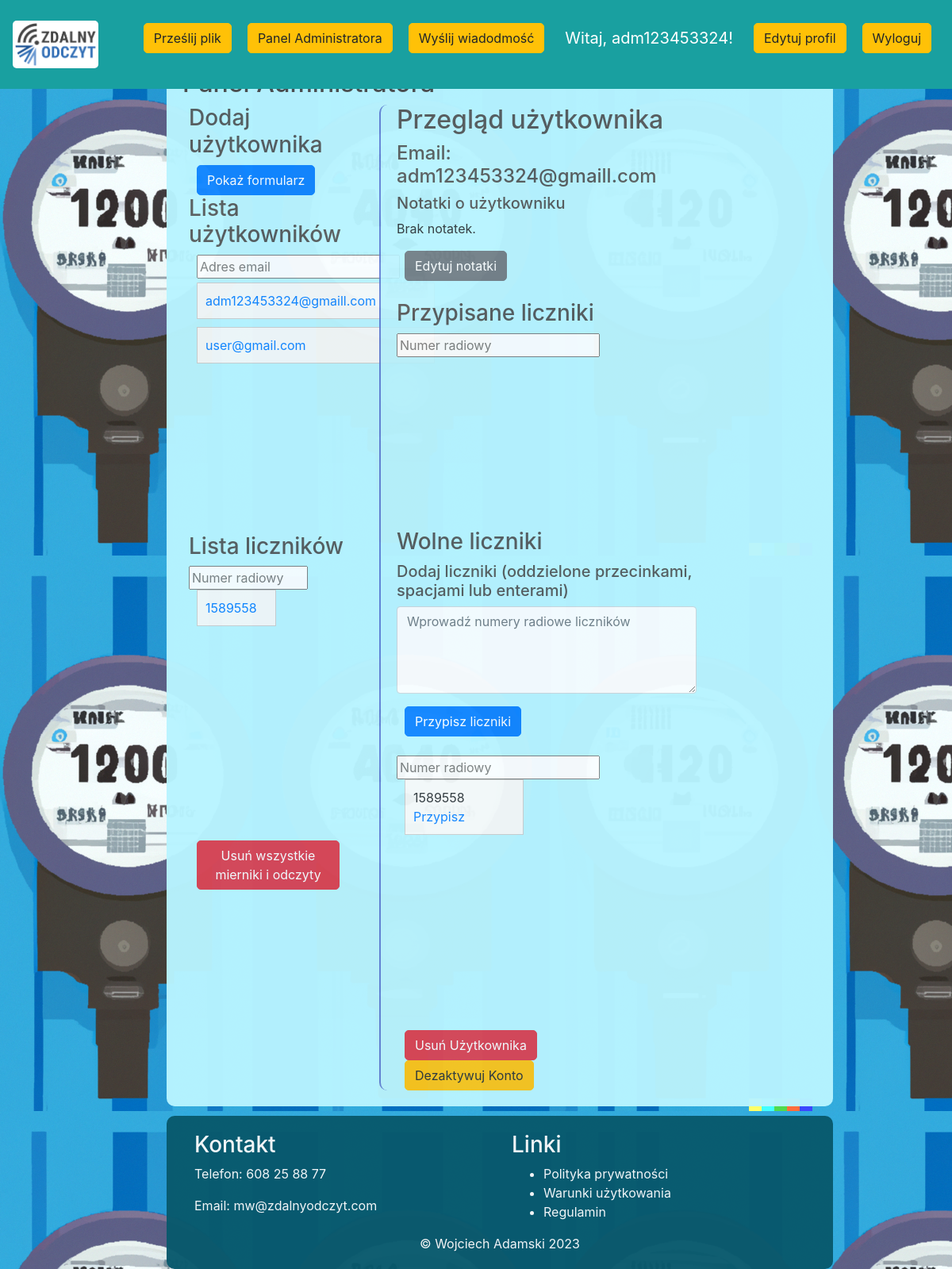
The app's page /user_overview/1 (signed in) with its own data.
### src/models.py (models this page shows, shortened)
class User(UserMixin, db.Model):
    id = db.Column(db.Integer, primary_key=True)
    email = db.Column(db.String(120), unique=True, index=True)
    password_hash = db.Column(db.String(128))
    is_admin = db.Column(db.Boolean, default=False)
    meters = db.relationship('Meter', backref='user', lazy='dynamic')
    is_active = db.Column(db.Boolean, default=True)
    notes = db.Column(db.Text)
    unread_messages = db.Column(db.Integer, default=0)

class Meter(db.Model):
    id = db.Column(db.Integer, primary_key=True)
    radio_number = db.Column(db.String(64), unique=True, index=True)
    type = db.Column(db.String(64))
    user_id = db.Column(db.Integer, db.ForeignKey('user.id'))
    readings = db.relationship('MeterReading', backref='meter', lazy='dynamic')
    name = db.Column(db.String(100), nullable=True)
    events = db.relationship('Event', backref='meter', lazy=True)
    address_id = db.Column(db.Integer, db.ForeignKey('address.id'))
    address = db.relationship('Address', backref='meter', lazy=True)

### src/routes.py (the view)
@main_routes.route('/user_overview/<int:user_id>', methods=['GET', 'POST'])
@admin_required
def user_overview(user_id):
    user = User.query.get(user_id)
    available_meters = Meter.query.filter_by(user_id=None).all()
    unassigned_meters = Meter.query.filter_by(user=None).all()
    user_form = UserForm()
    user_notes_form = UserOverviewForm()  # Dodaj nowy formularz dla notatek
    users = get_all_users()
    meters = Meter.query.all()
    if 'meter_id' in request.form and request.form['meter_id']:
        meter_id = int(request.form.get('meter_id'))
        meter = Meter.query.get(meter_id)
        meter.user = user
        db.session.commit()
        flash('Licznik został pomyślnie przypisany do użytkownika.')
    if user_notes_form.validate_on_submit():
        user.notes = user_notes_form.notes.data
        db.session.commit()
        flash('Notatki zostały zaktualizowane.')
    return render_template(
        'user_overview.html',
        user=user,
        available_meters=available_meters,
        unassigned_meters=unassigned_meters,
        user_form=user_form,
        user_notes_form=user_notes_form,  # Przekaż nowy formularz do szablonu
        users=users,
        meters=meters
    )

### src/forms.py
class UserForm(FlaskForm):
    email = StringField('Email', validators=[DataRequired(), Email()])
    password = PasswordField('Hasło', validators=[DataRequired()])
    confirm_password = PasswordField('Potwierdź hasło', validators=[DataRequired(), EqualTo('password')])
    submit = SubmitField('Dodaj')

class UserOverviewForm(FlaskForm):
    notes = TextAreaField('Notatki')

### src/models.py (called while the page is built)
@login_manager.user_loader
def load_user(user_id):
    return User.query.get(int(user_id))

def get_all_users():
    users = User.query.all()
    user_list = []
    for user in users:
        user_dict = {
            'id': user.id,
            'email': user.email,
            'is_admin': user.is_admin,
        }
        user_list.append(user_dict)
    return user_list

### src/utils.py (called while the page is built)
def admin_required(func):
    @wraps(func)
    def decorated_function(*args, **kwargs):
        if not current_user.is_admin:
            flash('Nie masz uprawnień do tej strony.', 'danger')
            return redirect(url_for('main_routes.home'))
        return func(*args, **kwargs)
    return decorated_function

### templates/user_overview.html (shortened to what this page needs)
{% extends 'admin_panel.html' %}
{% block user %}
    <h2>Przegląd użytkownika</h2>
    <div class="user-info">
        <h4>Email: {{ user.email }}</h4>
        <h5>Notatki o użytkowniku</h5>
    <div id="notes-display-field">
    {% if user.notes and user.notes.strip() != '' %}
        {{ user.notes }}
    {% else %}
        <p>Brak notatek.</p>
    {% endif %}
        <button id="edit-notes-button" class="btn btn-secondary">Edytuj notatki</button>
    </div>
<br>
    <div class="assigned-meters">
        <h3>Przypisane liczniki</h3>
    <input type="text" id="search-meter-input-assigned" placeholder="Numer radiowy">
        <ul class="meter-list limited-list" style="max-height: 200px; max-width: 400px" id="meter-list-assigned">
        </ul>
    </div>
 <h3>Wolne liczniki</h3>
    <h5>Dodaj liczniki (oddzielone przecinkami, spacjami lub enterami)</h5>
<form method="POST" action="{{ url_for('main_routes.assign_meters_to_user', user_id=user.id) }}">
    <div class="form-group">
        <textarea name="meter_list" class="form-control" rows="4" placeholder="Wprowadź numery radiowe liczników"></textarea>
    </div>
    <button type="submit" class="btn btn-primary">Przypisz liczniki</button>
</form>
<br />
<input type="text" id="search-meter-input-2" placeholder="Numer radiowy">
<ul class="user-list limited-list" style="width: 250px" id="meter-list-2">
    {% for meter in unassigned_meters %}
        <li class="meter-item" style="width: 150px">{{ meter.radio_number }} <a href="{{ url_for('main_routes.assign_meter', user_id=user.id, meter_id=meter.id) }}">Przypisz</a></li>
    {% endfor %}
</ul>
    <button class="btn btn-danger" onclick="showPasswordInput()">Usuń Użytkownika</button>
    <br />
    {% if user.is_active %}
        <form method="POST" action="{{ url_for('main_routes.deactivate_user', user_id=user.id) }}">
            <button type="submit" class="btn btn-warning" onclick="return confirm('Czy na pewno chcesz dezaktywować to konto?')">Dezaktywuj Konto</button>
        </form>
    {% else %}
        <form method="POST" action="{{ url_for('main_routes.deactivate_user', user_id=user.id) }}">
            <button type="submit" class="btn btn-success" onclick="return confirm('Czy na pewno chcesz aktywować to konto?')">Aktywuj Konto</button>
        </form>
    {% endif %}
    </div>
{% endblock %}

### templates/admin_panel.html (shortened to what this page needs)
{% extends 'base.html' %}
{% block content %}
    <h2>Panel Administratora</h2>
    <div class="content-box">
    <div class="left-box" style="width: 25%">
<h3>Dodaj użytkownika</h3>
    <div>
        <button id="showUserForm" class="btn btn-primary">Pokaż formularz</button>
    </div>
    <h3>Lista użytkowników</h3>
  <input type="text" id="search-user-input" placeholder="Adres email" class="search-bar">
<ul class="user-list limited-list" style="width: 320px" id="user-list">
    {% for user in users %}
        <li class="user-item">
            <a href="{{ url_for('main_routes.user_overview', user_id=user.id) }}">{{ user.email }}</a>
        </li>
    {% endfor %}
</ul>
    <h3>Lista liczników</h3>
    <input type="text" id="search-meter-input" placeholder="Numer radiowy" style="width: 150px">
    <ul class="user-list limited-list" style="width: 150px" id="meter-list">
        {% for meter in meters %}
            <li class="meter-item">
                <a href="{{ url_for('main_routes.meter_details', meter_id=meter.id) }}"> {{ meter.radio_number }}</a>
            </li>
        {% endfor %}
    </ul>
<form method="POST" action="{{ url_for('main_routes.delete_meters') }}">
    <button type="submit" class="btn btn-danger">Usuń wszystkie mierniki i odczyty</button>
</form>
   </div>
<div class="right-box user-overview-container">
    {% block user %}
    {% endblock user %}
</div>
</div>
{% endblock %}

### templates/base.html (shortened to what this page needs)
<!DOCTYPE html>
<html>
<head>
    <link rel="stylesheet" href="https://stackpath.bootstrapcdn.com/bootstrap/4.4.1/css/bootstrap.min.css"
>
    <link rel="stylesheet" type="text/css" href="{{ url_for('static', filename='style.css')}}">
</head>
<body>
    <nav class="navbar navbar-fixed-top navbar-expand-lg navbar-dark bg-dark">
    <a class="navbar-brand" href="{{ url_for('main_routes.home') }}"><img src="{{ url_for('static', filename='img/Zdalny_Odczyt_RGB.png') }}" alt="Logo" class="logo">
        </a>
        <div class="collapse navbar-collapse" id="navbarSupportedContent">
            <ul class="navbar-nav mr-auto">
                <li class="nav-item active">
                    <a class="nav-link" href="{{ url_for('main_routes.home') }}">  <span class="sr-only">(current)</span></a>
                </li>
            </ul>
            <div class="form-inline my-2 my-lg-0">
                {% if current_user.is_authenticated %}
                {% if current_user.is_admin %}
                <p><a href="{{ url_for('main_routes.upload_csv') }} " class="btn btn-warning">Prześlij plik</a></p>
                <p><a href="{{ url_for('main_routes.admin_panel') }} " class="btn btn-warning">Panel Administratora</a></p>
                    <p><a href="{{ url_for('main_routes.messages') }}" class="btn btn-warning">Wyślij wiadodmość</a></p>
                {% endif %}
                    <p class="navbar-brand">Witaj, {{ current_user.email.split('@')[0] }}!</p>
                    <p><a href="{{ url_for('main_routes.edit_account') }}" class="btn btn-warning">Edytuj profil</a></p>
                    <p><a href="{{ url_for('main_routes.logout') }} " class="btn btn-warning">Wyloguj</a></p>
                {% else %}
                    <a href="{{ url_for('main_routes.login') }}" class="btn btn-warning">Login</a>
                {% endif %}
            </div>
        </div>
</nav>
<div class="center-box">
    <br>
    {% block content %}
    {% endblock content %}
</div>
<footer class="footer no-print">
    <div class="container">
        <div class="row">
            <div class="col-md-6">
                <h3 style="color: #f9f9f9">Kontakt</h3>
                <p style="color: #f9f9f9">Telefon: 608 25 88 77</p>
                <p style="color: #f9f9f9">Email: mw@zdalnyodczyt.com</p>
            </div>
            <div class="col-md-6">
                <h3 style="color: #f9f9f9">Linki</h3>
                <ul>
                    <li style="color: #f9f9f9"><a href="#" style="color: #f9f9f9">Polityka prywatności</a></li>
                    <li style="color: #f9f9f9"><a href="#" style="color: #f9f9f9">Warunki użytkowania</a></li>
                    <li style="color: #f9f9f9"><a href="#" style="color: #f9f9f9">Regulamin</a></li>
                </ul>
            </div>
        </div>
    </div>
    <center style="color: #f9f9f9">&#169 Wojciech Adamski   2023</center>
</footer>
</body>
</html>

### static/style.css (style rules this page uses)
body { background-image: url('img/background.png'); background-attachment: fixed; }
h1,h2,h3,h4,h5,h6 { color:hsl(0, 0%, 30%); }
.bg-dark { background-color: #19a0a0 !important; }
.btn { border-radius: 5px; margin-inline: 10px; }
.user-list { list-style-type: none; margin-left: 10px; padding: 0; }
.user-item { border: 1px solid #ccc; margin-bottom: 10px; padding: 10px; background-color: #f9f9f9; width: 300px; }
.meter-item { border: 1px solid #ccc; margin-bottom: 10px; padding: 10px; background-color: #f9f9f9; width: 100px; }
.center-box { margin-left: 17.5%; background-color:hsl(189, 100%, 86%) ; border-radius: 10px; opacity: 0.97; width: 70%; align-items: center; height: 100%; min-height: 720px; padding: 20px; margin-top: 3.5%; }
.footer { margin-left: 17.5%; background-color: hsl(192, 85%, 23%); border-radius: 10px; opacity: 0.97; width: 70%; align-items: center; padding: 20px; margin-top: 1%; }
.navbar { z-index: 10000; position: fixed; top: 0px; width: 100%; height: 7%; }
.content-box { display: flex; }
.right-box { background-color:hsl(189, 100%, 86%) ; border-radius: 10px; opacity: 0.9; width: 50%; height: 70%; vertical-align: top; margin-left: 5%; }
.left-box { margin-left: 1%; background-color:hsl(189, 100%, 86%) ; border-radius: 10px; opacity: 0.9; width: 30%; height: 70%; }
.limited-list { height: 300px; overflow-y: scroll; }
.user-overview-container { border-left: 2px solid rgba(53, 72, 193, 0.7); padding-left: 20px; }
.search-bar { margin-bottom: 5px; margin-left: 10px; }
.logo { max-width: 150px; max-height: 60px; margin-right: 10px; border-radius: 5px; background-color: #ffffff; }

### records on screen
User: email "adm123453324", email "adm123453324@gmaill.com"
User: email "user@gmail.com"
Meter: radio_number "1589558"
